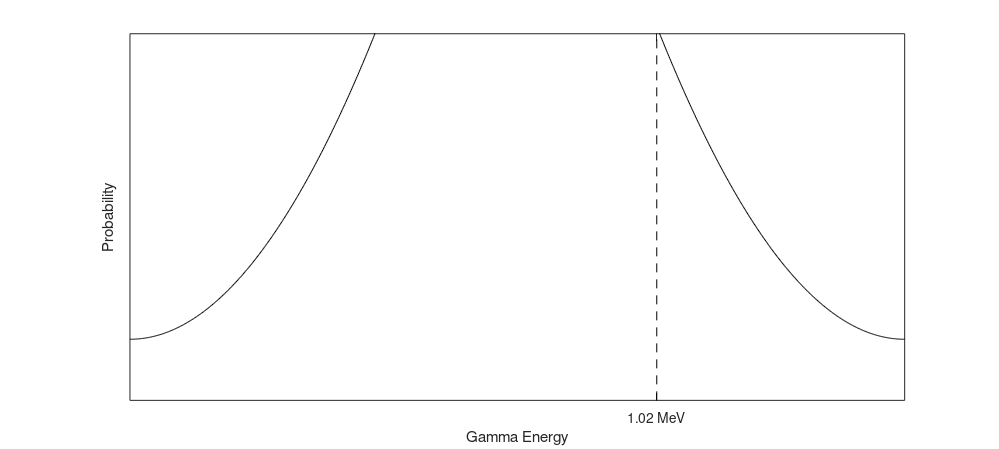

MATLAB code for this plot: (Note: this script raises an error after producing the figure.)
clc; close all; clear;
T=linspace(0,50,1000);
Y=T.^2+50;
Y2=(T-50).^2+50;
plot(T,Y,'k-',T,Y2,'k-',[34 34],[0 300],'k--');
xlabel('Gamma Energy');ylabel('Probability');
set(gca,'xtick',[34],'xticklabel',{'1.02 MeV'},'ytick',[],'yticklabel',[]);
axis([0 50 0 300]);
set(gcf,'Position',[50 50 1000 450],'PaperPositionMode','auto');
set(gca,'Color','none');
plot2svg('Photon_Interactions_Plot.svg');